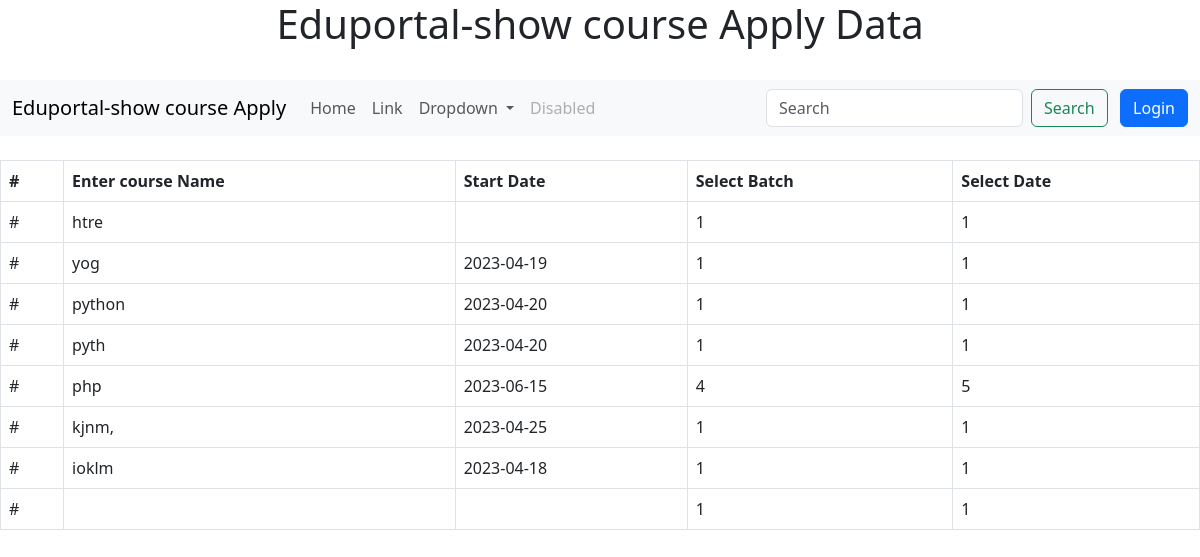
The page /user/showcourseApply on the database its author committed.
### myuser/models.py (models this page shows)
class CourseApply(models.Model):
    cname = models.CharField(max_length=30)
    startdate = models.CharField(max_length=30)
    cbatch = models.CharField(max_length=30)
    batchday = models.CharField(max_length=30)

### myuser/views.py (the view)
# urls.py: path("showcourseApply",views.showcourseApply, name= "showcourseApply"),
def showcourseApply(request):
    try:
            allcourseApply = CourseApply.objects.all()
            print("show all course Apply",allcourseApply)
            data = {"key1":"value1","key2": "value2","showcoursesApply": allcourseApply}
            return render(request, "myuser/showcourseApply.html",data)
    except:
        return render(request, "myuser/showcourseApply.html")

### templates/myuser/showcourseApply.html (shortened to what this page needs)
         <!doctype html>
         <html lang="en">
           <head>
             <link href="https://cdn.jsdelivr.net/npm/bootstrap@5.3.0-alpha1/dist/css/bootstrap.min.css" rel="stylesheet">
           </head>
           <body>
             <center><h1> Eduportal-show course Apply Data </h1></center> &nbsp; &nbsp;
             <nav class="navbar navbar-expand-lg bg-body-tertiary">
                 <div class="container-fluid">
                   <a class="navbar-brand" href="#">Eduportal-show course Apply  </a>
                   <div class="collapse navbar-collapse" id="navbarSupportedContent">
                     <ul class="navbar-nav me-auto mb-2 mb-lg-0">
                       <li class="nav-item">
                         <a class="nav-link" aria-current="page" href="#">Home</a>
                       </li>
                       <li class="nav-item">
                         <a class="nav-link" href="#">Link</a>
                       </li>
                       <li class="nav-item dropdown">
                         <a class="nav-link dropdown-toggle" href="#" role="button" data-bs-toggle="dropdown" aria-expanded="false">
                           Dropdown
                         </a>
                       </li>
                       <li class="nav-item">
                         <a class="nav-link disabled">Disabled</a>
                       </li>
                     </ul>
                     <form class="d-flex" role="search">
                       <input class="form-control me-2" type="search" placeholder="Search" aria-label="Search">
                       <button class="btn btn-outline-success" type="submit">Search</button>
                     </form> &nbsp; &nbsp;
         <button type="button" class="btn btn-primary" data-bs-toggle="modal" data-bs-target="#exampleModal">
           Login
         </button>
                   </div>
                 </div>
               </nav> &nbsp; &nbsp;
             <table class= "table table-bordered">
                 <thead>
                     <tr>
                         <th scope="col">#</th>
                         <th scope="col">Enter course Name</th>
                         <th scope="col"> Start Date</th>
                         <th scope="col">Select Batch</th>
                         <th scope="col">Select Date</th>
                       </tr>
                     </thead>
                 {% for showcourseApply in showcoursesApply %}
                   <tr>
                     <td scope="col">#</td>
                     <td scope="col">{{showcourseApply.cname}}</td>
                     <td scope="col">{{showcourseApply.startdate}} </td>
                     <td scope="col">{{showcourseApply.cbatch}}</td>
                     <td scope="col">{{showcourseApply.batchday}}</td>
                   </tr>
                   {% endfor %}
               </table> &nbsp; &nbsp;
           </body>
         </html>

### rows shown on the page
CourseApply: cname "htre", cbatch "1", batchday "1"
CourseApply: cname "yog", startdate "2023-04-19", cbatch "1", batchday "1"
CourseApply: cname "python", startdate "2023-04-20", cbatch "1", batchday "1"
CourseApply: cname "pyth", startdate "2023-04-20", cbatch "1", batchday "1"
CourseApply: cname "php", startdate "2023-06-15", cbatch "4", batchday "5"
CourseApply: cname "kjnm,", startdate "2023-04-25", cbatch "1", batchday "1"
CourseApply: cname "ioklm", startdate "2023-04-18", cbatch "1", batchday "1"
CourseApply: cbatch "1", batchday "1"
